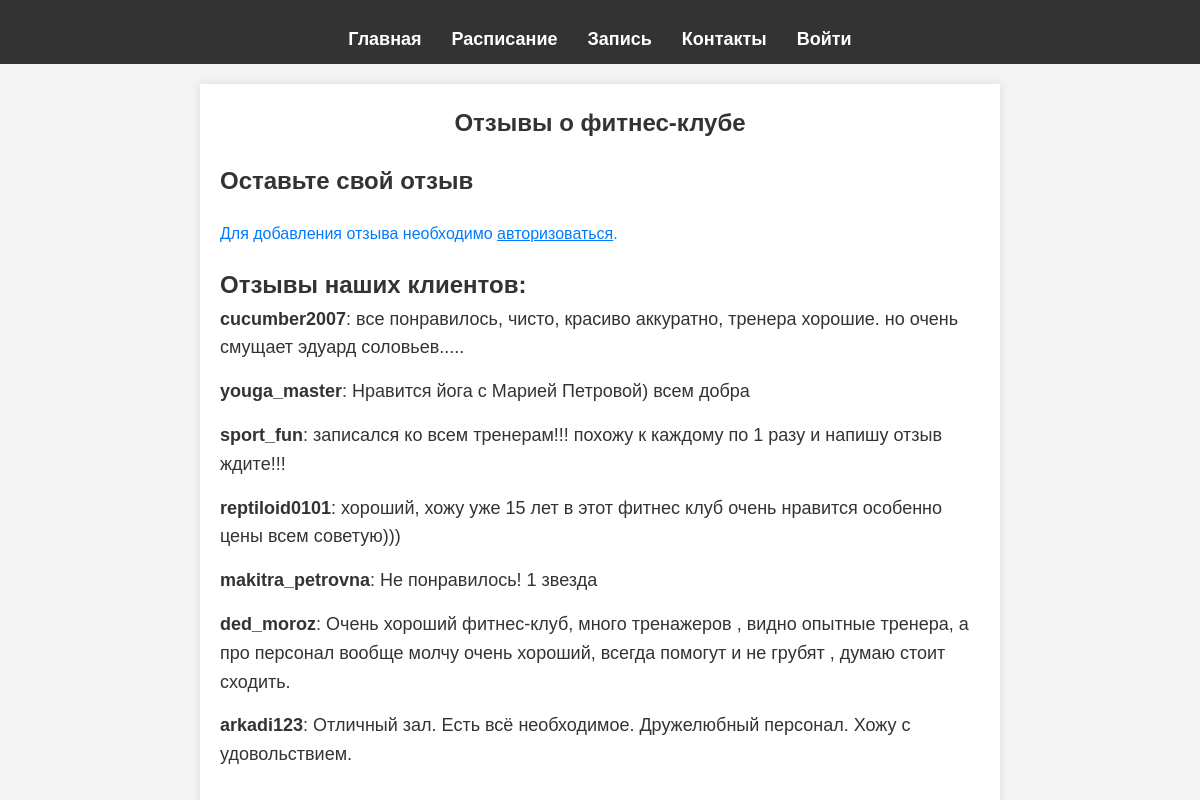
Screenshot of /reviews.php with the database file from the repository.
### tables this page shows
CREATE TABLE `reviews` (
  `id` int(11) NOT NULL,
  `user_id` int(11) NOT NULL,
  `username` varchar(100) NOT NULL,
  `review` text NOT NULL,
  `created_at` timestamp NOT NULL DEFAULT current_timestamp()
);

### reviews.php (the view, shortened to what this page needs)
<?php
include('db.php');
$isLoggedIn = isset($_SESSION['user_id']);
$sql_reviews = "SELECT username, review FROM reviews ORDER BY id DESC";
$result_reviews = $conn->query($sql_reviews);
?>
<!DOCTYPE html>
<html lang="ru">
<head>
    <link rel="stylesheet" href="css/styles.css">
</head>
<body>
    <header>
    <nav>
            <ul>
                <li><a href="index.php">Главная</a></li>
                <li><a href="schedule.php">Расписание</a></li>
                <li><a href="booking.php">Запись</a></li>
                <li><a href="contacts.php">Контакты</a></li>
                <?php if (isset($_SESSION['user_id'])): ?>
                    <li><a href="dashboard.php">Личный кабинет</a></li>
                    <li><a href="logout.php">Выйти</a></li>
                <?php else: ?>
                    <li><a href="register.php">Войти</a></li>
                <?php endif; ?>
            </ul>
        </nav>
    </header>
    <div class="reviews-container">
        <h2>Отзывы о фитнес-клубе</h2>
        <div class="add-review">
            <h3>Оставьте свой отзыв</h3>
            <?php if ($isLoggedIn): ?>
                <form id="review-form" action="reviews.php" method="POST">
                    <textarea name="review" id="review" rows="4" placeholder="Напишите ваш отзыв..." required></textarea><br>
                    <button type="submit">Отправить отзыв</button>
                </form>
            <?php else: ?>
                <p id="review-message">Для добавления отзыва необходимо <a href="register.php">авторизоваться</a>.</p>
            <?php endif; ?>
        </div>
        <div class="existing-reviews">
            <h3>Отзывы наших клиентов:</h3>
            <ul id="reviews-list">
                <?php while ($row = $result_reviews->fetch_assoc()): ?>
                    <li><strong><?php echo htmlspecialchars($row['username']); ?></strong>: <?php echo htmlspecialchars($row['review']); ?></li>
                <?php endwhile; ?>
            </ul>
        </div>
    </div>
</body>
</html>

### css/styles.css (style rules this page uses)
* { margin: 0; padding: 0; box-sizing: border-box; }
body { font-family: 'Arial', sans-serif; background-color: #f4f4f4; color: #333; line-height: 1.6; }
header { background-color: #333; color: #fff; padding: 20px 0; text-align: center; }
nav ul { list-style-type: none; display: flex; justify-content: center; margin-top: 15px; }
nav ul li { margin: 0 15px; }
nav ul li a { color: #fff; text-decoration: none; font-size: 18px; }
body { font-family: Arial, sans-serif; background-color: #f4f4f4; margin: 0; padding: 0; }
header { background-color: #333; color: #fff; padding: 10px 0; text-align: center; }
nav ul { list-style: none; padding: 0; }
nav ul li { display: inline-block; margin: 0 15px; }
nav ul li a { color: #fff; text-decoration: none; font-weight: bold; }
h2 { text-align: center; color: #333; }
.reviews-container { padding: 20px; margin: 0 auto; max-width: 800px; background-color: #fff; box-shadow: 0 0 10px rgba(0, 0, 0, 0.1); margin-top: 20px; }
.add-review, .existing-reviews { margin-top: 20px; }
.add-review h3, .existing-reviews h3 { color: #333; font-size: 24px; }
#reviews-list { list-style-type: none; padding: 0; }
#reviews-list li { font-size: 18px; margin-bottom: 15px; }
#reviews-list strong { color: #333; }
#review-message { color: #007bff; }
h2 { color: #333; }
p { margin-top: 20px; font-size: 16px; }
a { color: #007bff; }

### rows the page displays
reviews: username "cucumber2007", review "все понравилось, чисто, красиво аккуратно, тренера хорошие. но очень смущает эдуард соловьев....."
reviews: username "youga_master", review "Нравится йога с Марией Петровой) всем добра"
reviews: username "sport_fun", review "записался ко всем тренерам!!! похожу к каждому по 1 разу и напишу отзыв ждите!!!"
reviews: username "reptiloid0101", review "хороший, хожу уже 15 лет в этот фитнес клуб очень нравится особенно цены всем советую)))"
reviews: username "makitra_petrovna", review "Не понравилось! 1 звезда"
reviews: username "ded_moroz", review "Очень хороший фитнес-клуб, много тренажеров , видно опытные тренера, а про персонал вообще молчу очень хороший, всегда помогут и не грубят , думаю стоит сходить."
reviews: username "arkadi123", review "Отличный зал. Есть всё необходимое. Дружелюбный персонал. Хожу с удовольствием."
